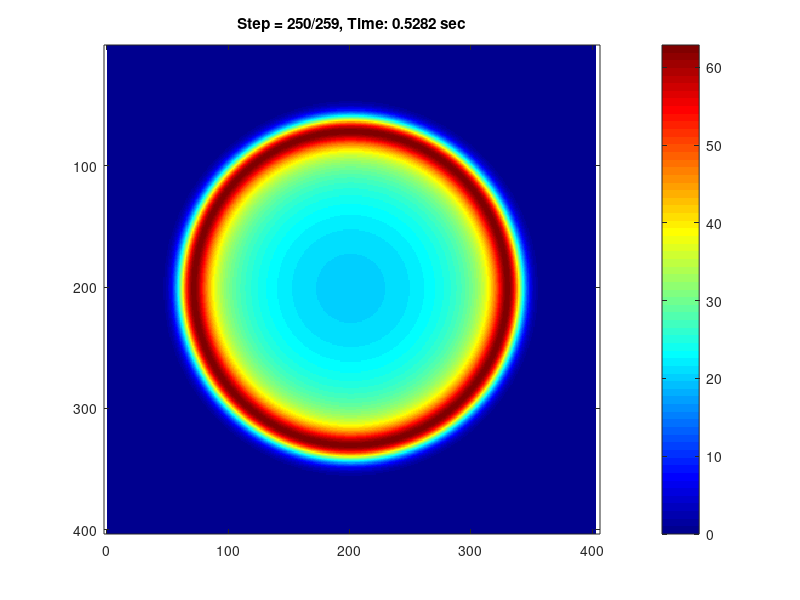

This chart was generated by the following MATLAB code:
% Finite-differences in time domain(FDTD) acoustic wave propagation in 2D
% medium surrounded by simple sponge boundaries with exponential decay
% (Cerjan, 1985).
%
% We solve second order wave equation in time domain and displacement 
% formulation getting wavefield in terms of pressure field p.
%
% Acoustic medium is parametrized by acoustic velocity vp only.  We show 
% CFL number and number of points per wavelength prior running loop 
% over time steps.
%
% Conventional FD star-stencils provides accuracy O(2,2)
% Stencils: dx2: [1 -2 1]/dx2
% --------------------------------------------------------------
% The code is intentionally writen in a single file
% to simplify start up.
%
% The program does not save any files, add such option manually if needed.
% Drawing the wavefield is the most computationally demanding. Increase 
% IT_DISPLAY value to reduce output and accelerate computation.
%
% The goal is to provide a simple example of acoustic wave propagation
% in 2D isotropic medium.
%
% --------------------------------------------------------------
% Oleg Ovcharenko and Vladimir Kazei, 2018
%
% oleg.ovcharenko@kaust.edu.sa
% vladimir.kazei@kaust.edu.sa
%
% King Abdullah University of Science and Technology
% Thuwal, Saudi Arabia
% --------------------------------------------------------------

close all;
% Output every ... time steps
IT_DISPLAY = 10;

%% MODEL
% Model dimensions
nx = 401;
nz = 401;
dx = 10;    % [m]
dz = 10;    % [m]

% Elastic parameters
vp = 3300.0 * ones(nz, nx);         % velocity of compressional waves, [m/s]

%% TIME STEPPING
t_total = .55;                      % [sec] recording duration
dt = 0.7 * min(dx,dz)/max(vp(:));   % min grid space / max velocity
nt = round(t_total/dt);             % number of time steps
t = [0:nt]*dt;

CFL = max(vp(:)) * dt / min(dx,dz);
%% SOURCE
f0 = 10.0;                          % dominant frequency of the wavelet
t0 = 1.20 / f0;                     % half Ricker wavelet excitation time
factor = 1e10;                      % amplitude coefficient
angle_force = 90.0;                 % spatial orientation of source
                                    % (not relevant for acoustic case)
jsrc = round(nz/2);                 % source location along OZ
isrc = round(nx/2);                 % source location along OX

a = pi*pi*f0*f0;
dt2 = dt^2;
source_term = factor * exp(-a*(t-t0).^2);                            % Gaussian
% source_term =  -factor*2.0*a*(t-t0)*exp(-a*(t-t0)^2);                % First derivative of a Gaussian:
% source_term = factor * (1.0 - 2.0*a*(t-t0).^2).*exp(-a*(t-t0).^2);        % Ricker source time function (second derivative of a Gaussian):

force_x = sin(angle_force * pi / 180) * source_term * dt2 / (dx * dz);

min_wavelengh = 0.5*min(vp(vp>330))/f0;     % shortest wavelength bounded by velocity in the air

%% ABSORBING BOUNDARY (ABS)
abs_thick = min(floor(0.15*nx), floor(0.15*nz));    % thicknes of the layer
abs_rate = 0.3/abs_thick;                           % decay rate
lmargin = [abs_thick abs_thick];
rmargin = [abs_thick abs_thick];
weights = ones(nz+2,nx+2);
for iz = 1:nz+2
    for ix = 1:nx+2
        i = 0;
        j = 0;
        k = 0;
        if (ix < lmargin(1) + 1)
            i = lmargin(1) + 1 - ix;
        end
        if (iz < lmargin(2) + 1)
            k = lmargin(2) + 1 - iz;
        end
        if (nx - rmargin(1) < ix)
            i = ix - nx + rmargin(1);
        end
        if (nz - rmargin(2) < iz)
            k = iz - nz + rmargin(2);
        end
        if (i == 0 && j == 0 && k == 0)
            continue
        end
        rr = abs_rate * abs_rate * double(i*i + j*j + k*k );
        weights(iz,ix) = exp(-rr);
    end
end

%% SUMMARY
fprintf('#################################################\n');
fprintf('2D acoustic FDTD wave propagation in isotripic \nmedium in displacement formulation with \nCerjan(1985) boundary conditions\n');
fprintf('#################################################\n');
fprintf('Model:\n\t%d x %d\tgrid nz x nx\n\t%.1e x %.1e\t[m] dz x dx\n',nz, nx, dz,dx);
fprintf('\t%.1e x %.1e\t[m] model size\n',nx*dx, nz*dz);
fprintf('\t%.1e...%.1e\t[m/s] vp\n', min(vp(:)), max(vp(:)));
fprintf('Time:\n\t%.1e\t[sec] total\n\t%.1e\tdt\n\t%d\ttime steps\n',t_total,dt,nt);
fprintf('Source:\n\t%.1e\t[Hz] dominant frequency\n\t%.1f\t[sec] index time\n',f0,t0);
fprintf('Other:\n\t%.1f\tCFL number\n', CFL);
fprintf('\t%.2f\t[m] shortest wavelength\n\t%d, %d\t points-per-wavelength OX, OZ\n', min_wavelengh, floor(min_wavelengh/dx), floor(min_wavelengh/dz));
fprintf('#################################################\n');

%% ALLOCATE MEMORY FOR WAVEFIELD
p3 = zeros(nz+2,nx+2);            % Wavefields at t
p2 = zeros(nz+2,nx+2);            % Wavefields at t-1
p1 = zeros(nz+2,nx+2);            % Wavefields at t-2
% Coefficients for derivatives
co_dxx = 1/dx^2;
co_dzz = 1/dz^2;

%% Loop over TIME
tic;
for it = 1:nt
    p3 = zeros(size(p2));
    % Second-order derivatives
    dp_dxx = co_dxx * (p2(2:end-1,1:end-2) - 2*p2(2:end-1,2:end-1) + p2(2:end-1,3:end));
    dp_dzz = co_dzz * (p2(1:end-2,2:end-1) - 2*p2(2:end-1,2:end-1) + p2(3:end,2:end-1));
    % U(t) = 2*U(t-1) - U(t-2) + G dt2/rho;
    p3(2:end-1,2:end-1) = 2.0*p2(2:end-1,2:end-1) - p1(2:end-1,2:end-1) + (vp.^2).*(dp_dxx + dp_dzz).*dt2;
    % Add source term
    p3(jsrc, isrc) = p3(jsrc, isrc) + force_x(it); 
    % Exchange data between t-2 (1), t-1 (2) and t (3) and apply ABS
    p1 = p2 .* weights;
    p2 = p3 .* weights;
    % Output
    if mod(it,IT_DISPLAY) == 0
        fprintf('Time step: %d \t %.4f s\n',it, single(t(it)));
        imagesc(p3); colorbar; 
        axis equal tight; colormap jet;
        title(['Step = ',num2str(it),'/',num2str(nt),', Time: ',sprintf('%.4f',t(it)),' sec']);
        drawnow;
    end
end
toc; disp('End');
